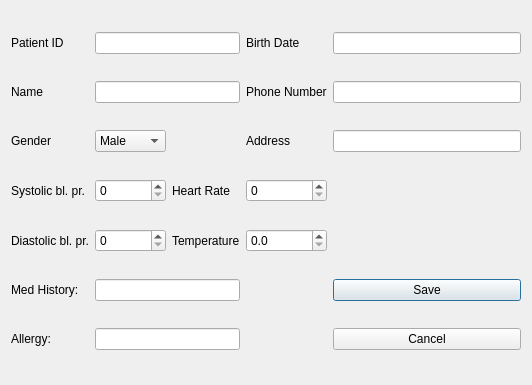
<?xml version="1.0" encoding="UTF-8"?>
<ui version="4.0">
 <class>patient_data</class>
 <widget class="QDialog" name="patient_data">
  <property name="geometry">
   <rect>
    <x>0</x>
    <y>0</y>
    <width>532</width>
    <height>385</height>
   </rect>
  </property>
  <property name="windowTitle">
   <string>Patient Data</string>
  </property>
  <layout class="QGridLayout" name="gridLayout">
   <item row="4" column="2">
    <widget class="QLabel" name="temperature">
     <property name="text">
      <string>Temperature</string>
     </property>
    </widget>
   </item>
   <item row="3" column="0">
    <widget class="QLabel" name="systolicBlPr">
     <property name="text">
      <string>Systolic bl. pr.</string>
     </property>
    </widget>
   </item>
   <item row="1" column="1" colspan="2">
    <widget class="QLineEdit" name="name">
     <property name="clearButtonEnabled">
      <bool>true</bool>
     </property>
    </widget>
   </item>
   <item row="2" column="0">
    <widget class="QLabel" name="genderLabel">
     <property name="text">
      <string>Gender</string>
     </property>
    </widget>
   </item>
   <item row="5" column="0">
    <widget class="QLabel" name="medHistory">
     <property name="text">
      <string>Med History:</string>
     </property>
    </widget>
   </item>
   <item row="3" column="3">
    <widget class="QSpinBox" name="heart_rate">
     <property name="maximum">
      <number>300</number>
     </property>
    </widget>
   </item>
   <item row="5" column="1" colspan="2">
    <widget class="QLineEdit" name="med_history">
     <property name="clearButtonEnabled">
      <bool>true</bool>
     </property>
    </widget>
   </item>
   <item row="3" column="1">
    <widget class="QSpinBox" name="systolic">
     <property name="showGroupSeparator" stdset="0">
      <bool>false</bool>
     </property>
     <property name="minimum">
      <number>0</number>
     </property>
     <property name="maximum">
      <number>300</number>
     </property>
     <property name="value">
      <number>0</number>
     </property>
    </widget>
   </item>
   <item row="2" column="4">
    <widget class="QLineEdit" name="address">
     <property name="inputMask">
      <string notr="true"/>
     </property>
     <property name="clearButtonEnabled">
      <bool>true</bool>
     </property>
    </widget>
   </item>
   <item row="0" column="1" colspan="2">
    <widget class="QLineEdit" name="patient_id">
     <property name="clearButtonEnabled">
      <bool>true</bool>
     </property>
    </widget>
   </item>
   <item row="6" column="0">
    <widget class="QLabel" name="allergyLabel">
     <property name="text">
      <string>Allergy:</string>
     </property>
    </widget>
   </item>
   <item row="4" column="0">
    <widget class="QLabel" name="diastolicBlPr">
     <property name="text">
      <string>Diastolic bl. pr.</string>
     </property>
    </widget>
   </item>
   <item row="1" column="4">
    <widget class="QLineEdit" name="phone_number">
     <property name="inputMask">
      <string notr="true"/>
     </property>
     <property name="clearButtonEnabled">
      <bool>true</bool>
     </property>
    </widget>
   </item>
   <item row="0" column="3">
    <widget class="QLabel" name="birthDate">
     <property name="text">
      <string>Birth Date</string>
     </property>
    </widget>
   </item>
   <item row="4" column="1">
    <widget class="QSpinBox" name="diastolic"/>
   </item>
   <item row="2" column="3">
    <widget class="QLabel" name="addressLabel">
     <property name="text">
      <string>Address</string>
     </property>
    </widget>
   </item>
   <item row="0" column="0">
    <widget class="QLabel" name="patientID">
     <property name="text">
      <string>Patient ID</string>
     </property>
    </widget>
   </item>
   <item row="6" column="1" colspan="2">
    <widget class="QLineEdit" name="allergy">
     <property name="clearButtonEnabled">
      <bool>true</bool>
     </property>
    </widget>
   </item>
   <item row="2" column="1">
    <widget class="QComboBox" name="gender">
     <item>
      <property name="text">
       <string>Male</string>
      </property>
     </item>
     <item>
      <property name="text">
       <string>Female</string>
      </property>
     </item>
    </widget>
   </item>
   <item row="1" column="0">
    <widget class="QLabel" name="nameLabel">
     <property name="text">
      <string>Name</string>
     </property>
    </widget>
   </item>
   <item row="0" column="4">
    <widget class="QLineEdit" name="birth_date">
     <property name="clearButtonEnabled">
      <bool>true</bool>
     </property>
    </widget>
   </item>
   <item row="3" column="2">
    <widget class="QLabel" name="heartRate">
     <property name="text">
      <string>Heart Rate</string>
     </property>
    </widget>
   </item>
   <item row="1" column="3">
    <widget class="QLabel" name="phoneNumber">
     <property name="text">
      <string>Phone Number</string>
     </property>
    </widget>
   </item>
   <item row="5" column="4">
    <widget class="QPushButton" name="save">
     <property name="text">
      <string>Save</string>
     </property>
    </widget>
   </item>
   <item row="6" column="4">
    <widget class="QPushButton" name="cancel">
     <property name="text">
      <string>Cancel</string>
     </property>
    </widget>
   </item>
   <item row="4" column="3">
    <widget class="QDoubleSpinBox" name="temp">
     <property name="decimals">
      <number>1</number>
     </property>
     <property name="maximum">
      <double>301.000000000000000</double>
     </property>
    </widget>
   </item>
  </layout>
 </widget>
 <resources/>
 <connections>
  <connection>
   <sender>cancel</sender>
   <signal>clicked()</signal>
   <receiver>patient_data</receiver>
   <slot>close()</slot>
   <hints>
    <hint type="sourcelabel">
     <x>522</x>
     <y>351</y>
    </hint>
    <hint type="destinationlabel">
     <x>426</x>
     <y>385</y>
    </hint>
   </hints>
  </connection>
 </connections>
</ui>
